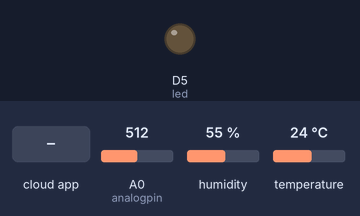
Recording of a sketch running on a simulated ESP8266 (NodeMCU). Parts: output pins drawn as LEDs (lit = HIGH). The inputs (shaded band) are chosen by the test bench; at power-on: A0 (analogpin) = 512, humidity 55 %, temperature 24 °C. WiFi joins after 1.5 s; servers stay silent unless stated; the Firebase database answers and starts empty; what the sketch prints to the serial monitor is not drawn.

Above: at 2.7 s.
2.8 s: the phone or cloud app sets led to 1
At 4.8 s:
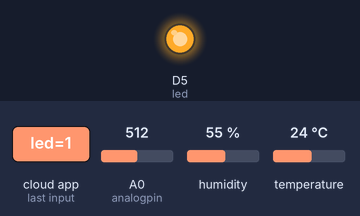
6.9 s: the phone or cloud app sets led to 0
At 10.7 s:
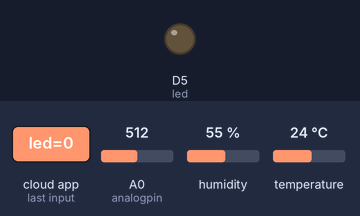
Timing chart, 0 to 12.2 s (numbered marks = the images above; inputs shaded):
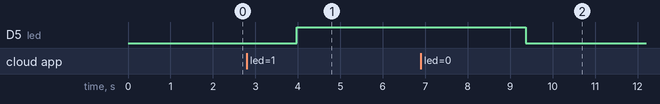

The sketch:

nodemcu-sensors.ino
```cpp
#include <DHT.h>
#include <DHT_U.h>
#include "MQ135.h"
//const int trigPin = D0;
//const int echoPin = D1;


#include <ESP8266Firebase.h>

#include "FirebaseESP8266.h" // Install Firebase ESP8266 library
#include <esp8266wifi.h><ESP8266WiFi.h>
//#include <dht.h><DHT.h> // Install DHT11 Library and Adafruit Unified Sensor Library</dht.h></esp8266wifi.h>
#define FIREBASE_HOST "wheeloo-default-rtdb.firebaseio.com" //Without <a href="http:// or"> http:// or </a> <a href="https:// schemes"> https:// schemes
//</a>
#define FIREBASE_AUTH "RICEDxY1HnCboetLf9Eq79aq6ixEWectI4cz07vf"
#define WIFI_SSID "wheeloo"
#define WIFI_PASSWORD "sanjeev88"
#define DHTPIN    D7 // Connect Data pin of DHT to D2
int led = D5; // Connect LED to D5
#define DHTTYPE DHT11
#define buzzer            D0
#define S0                D3
#define S1                D4
#define analogpin         A0
int proximity;
int light;
int methane;
float CO2;
int sense_pin;
int value=0;

long duration;
int distance;
DHT dht(DHTPIN, DHTTYPE);
//Define FirebaseESP8266 data object
FirebaseData firebaseData;
FirebaseData ledData;
FirebaseJson json;

void setup()
{
Serial.begin(115200);
dht.begin();
pinMode(led,OUTPUT);
WiFi.begin(WIFI_SSID, WIFI_PASSWORD);
Serial.print("Connecting to Wi-Fi");
while (WiFi.status() != WL_CONNECTED)
{
Serial.print(".");
delay(300);
}
Serial.println();
Serial.print("Connected with IP: ");
Serial.println(WiFi.localIP());
Serial.println();
Firebase.begin(FIREBASE_HOST, FIREBASE_AUTH);
Firebase.reconnectWiFi(true);
}
void sensorUpdate(){
// Reading temperature or humidity takes about 250 milliseconds!
// Sensor readings may also be up to 2 seconds 'old' (its a very slow sensor)
float h = dht.readHumidity();
// Read temperature as Celsius (the default)
float t = dht.readTemperature();
// Read temperature as Fahrenheit (isFahrenheit = true)
float f = dht.readTemperature(true);
// Check if any reads failed and exit early (to try again).
if (isnan(h) || isnan(t) || isnan(f))
{
Serial.println(F("Failed to read from DHT sensor!"));
return;
}
Serial.print(F("Humidity: "));
Serial.print(h);
Serial.print(F("% Temperature: "));
Serial.print(t);
Serial.print(F("C ,"));
Serial.print(f);
Serial.println(F("F "));
if (Firebase.setFloat(firebaseData, "/FirebaseIOT/temperature", t))
{
Serial.println("PASSED");
Serial.println("PATH: " + firebaseData.dataPath());
Serial.println("TYPE: " + firebaseData.dataType());
Serial.println("ETag: " + firebaseData.ETag());
Serial.println("------------------------------------");
Serial.println();
}
else
{
Serial.println("FAILED");
Serial.println("REASON: " + firebaseData.errorReason());
Serial.println("------------------------------------");
Serial.println();
}
if (Firebase.setFloat(firebaseData, "/FirebaseIOT/humidity", h))
{
Serial.println("PASSED");
Serial.println("PATH: " + firebaseData.dataPath());
Serial.println("TYPE: " + firebaseData.dataType());
Serial.println("ETag: " + firebaseData.ETag());
Serial.println("------------------------------------");
Serial.println();
}
else
{
Serial.println("FAILED");
Serial.println("REASON: " + firebaseData.errorReason());
Serial.println("------------------------------------");
Serial.println();
}
}
void loop() {

// Calculating the distance
distance= duration*0.034/2;
// Prints the distance on the Serial Monitor
//Serial.print("Distance: ");
//Serial.println(distance);
delay(2000);
sensorUpdate();
if (Firebase.getString(ledData, "/FirebaseIOT/led")){
Serial.println(ledData.stringData());
if (ledData.stringData() == "1") {
digitalWrite(led, HIGH);
}
else if (ledData.stringData() == "0"){
digitalWrite(led, LOW);
}
}
delay(100);

// Address 00
  digitalWrite(S0, LOW);
  digitalWrite(S1, LOW);
  methane = analogRead(analogpin);
  const int R_0 = 945;
  float v_o = methane * 5 / 1023; // convert reading to volts
   float R_S = (5-v_o) * 1000 / v_o; // apply formula for getting RS
   float PPM = pow(R_S/R_0,-2.95) * 1000; //apply formula for getting PPM

  Serial.print("methane gas - ");
  Serial.println(PPM);
  if (Firebase.setFloat(firebaseData, "/FirebaseIOT/methane", PPM))
{
Serial.println("PASSED");
Serial.println("PATH: " + firebaseData.dataPath());
Serial.println("TYPE: " + firebaseData.dataType());
Serial.println("ETag: " + firebaseData.ETag());
Serial.println("------------------------------------");
Serial.println();
}
else
{
Serial.println("FAILED");
Serial.println("REASON: " + firebaseData.errorReason());
Serial.println("------------------------------------");
Serial.println();
}
  // Address 10
 // digitalWrite(S0, HIGH);
//  digitalWrite(S1, LOW);
 // motion = analogRead(analogpin);
 // if (motion > 512)
 // {
  //  motion = 1;
   // Serial.print("obstacle!!");
   // Serial.println(motion);
 // }
 // else

    //motion = 0;

 // }


// Address 11
  digitalWrite(S0, HIGH);
  digitalWrite(S1, HIGH);
  int raw_light = analogRead(analogpin);
  light = map(raw_light, 1024, 0, 0, 100);
  Serial.print("Light - ");
  Serial.println(light);
  if(light>20)
  {
    Serial.print("light is detected");
    digitalWrite(light,HIGH);
  }
  else{
    Serial.print("light is not detected");
    digitalWrite(light,LOW);
  }
  Serial.println();
  delay(1000);
  if (Firebase.setFloat(firebaseData, "/FirebaseIOT/light", light))
{
Serial.println("PASSED");
Serial.println("PATH: " + firebaseData.dataPath());
Serial.println("TYPE: " + firebaseData.dataType());
Serial.println("ETag: " + firebaseData.ETag());
Serial.println("------------------------------------");
Serial.println();
}
else
{
Serial.println("FAILED");
Serial.println("REASON: " + firebaseData.errorReason());
Serial.println("------------------------------------");
Serial.println();
}
//rain 10
  digitalWrite(S0,HIGH);
  digitalWrite(S1,LOW);
  delay(100);
  int rain = analogRead(analogpin);
  rain = constrain(rain, 150, 440);
  rain = map(rain, 0, 1023, 0,100);

  Serial.print("Rain value: ");
  Serial.println(rain);
  if(rain>50)
  {
    Serial.print("rain is detected");
    digitalWrite(rain,HIGH);
  }
  else{
    Serial.print("rain is not detected");
    digitalWrite(rain,LOW);
  }
  Serial.println();
  delay(100);
  if (Firebase.setFloat(firebaseData, "/FirebaseIOT/rain", rain))
{
Serial.println("PASSED");
Serial.println("PATH: " + firebaseData.dataPath());
Serial.println("TYPE: " + firebaseData.dataType());
Serial.println("ETag: " + firebaseData.ETag());
Serial.println("------------------------------------");
Serial.println();
}
else
{
Serial.println("FAILED");
Serial.println("REASON: " + firebaseData.errorReason());
Serial.println("------------------------------------");
Serial.println();
}
//soil moisture
 digitalWrite(S0,LOW);
 digitalWrite(S1,LOW);
  sense_pin=analogRead(analogpin);
 Serial.print("MOISTURE LEVEL : ");
 float  moisture_percentage =  ( (analogRead(analogpin)/1023.00) * 100.00 ) ;
   Serial.print("soil moisture(in percentage)= ");
   delay(1000);
   Serial.print(moisture_percentage);


 //mq135 01
   digitalWrite(S0, LOW);
   digitalWrite(S1, HIGH);
   CO2= analogRead(analogpin);
 // float rzero = CO2.getRZero();
 // float ppm = CO2.getPPM();

   Serial.print("ppm: ");
   Serial.println(CO2);
   if (Firebase.setFloat(firebaseData, "/FirebaseIOT/co2", CO2))
{
Serial.println("PASSED");
Serial.println("PATH: " + firebaseData.dataPath());
Serial.println("TYPE: " + firebaseData.dataType());
Serial.println("ETag: " + firebaseData.ETag());
Serial.println("------------------------------------");
Serial.println();
}
else
{
Serial.println("FAILED");
Serial.println("REASON: " + firebaseData.errorReason());
Serial.println("------------------------------------");
Serial.println();

}
}
```

Measured:
- after the input at 2.8 s, D5 (led): LOW → HIGH after 1.2 s
- after the input at 6.9 s, D5 (led): HIGH → LOW after 2.5 s
